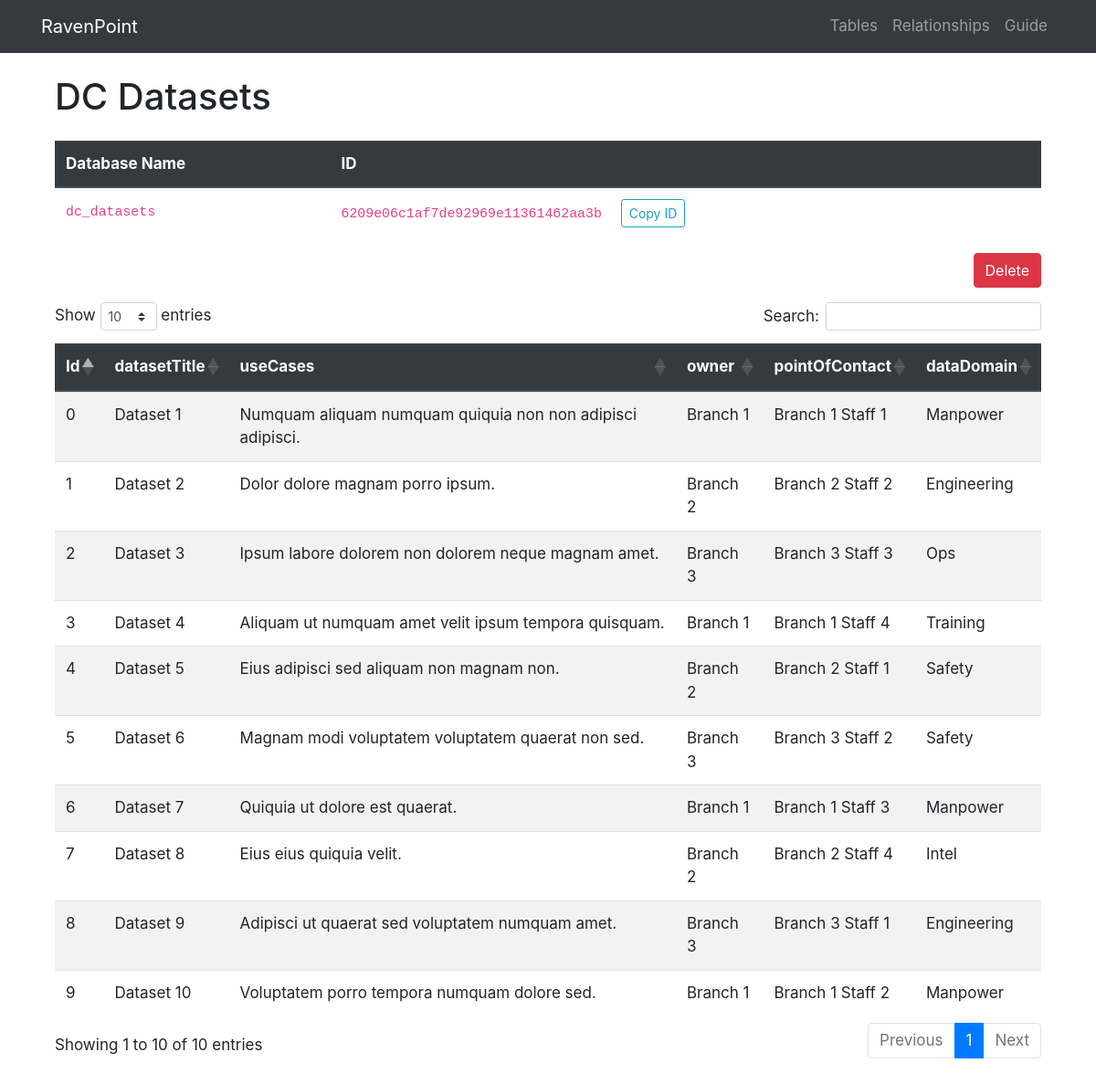
Page /table/6209e06c1af7de92969e11361462aa3b on the earlier database version.
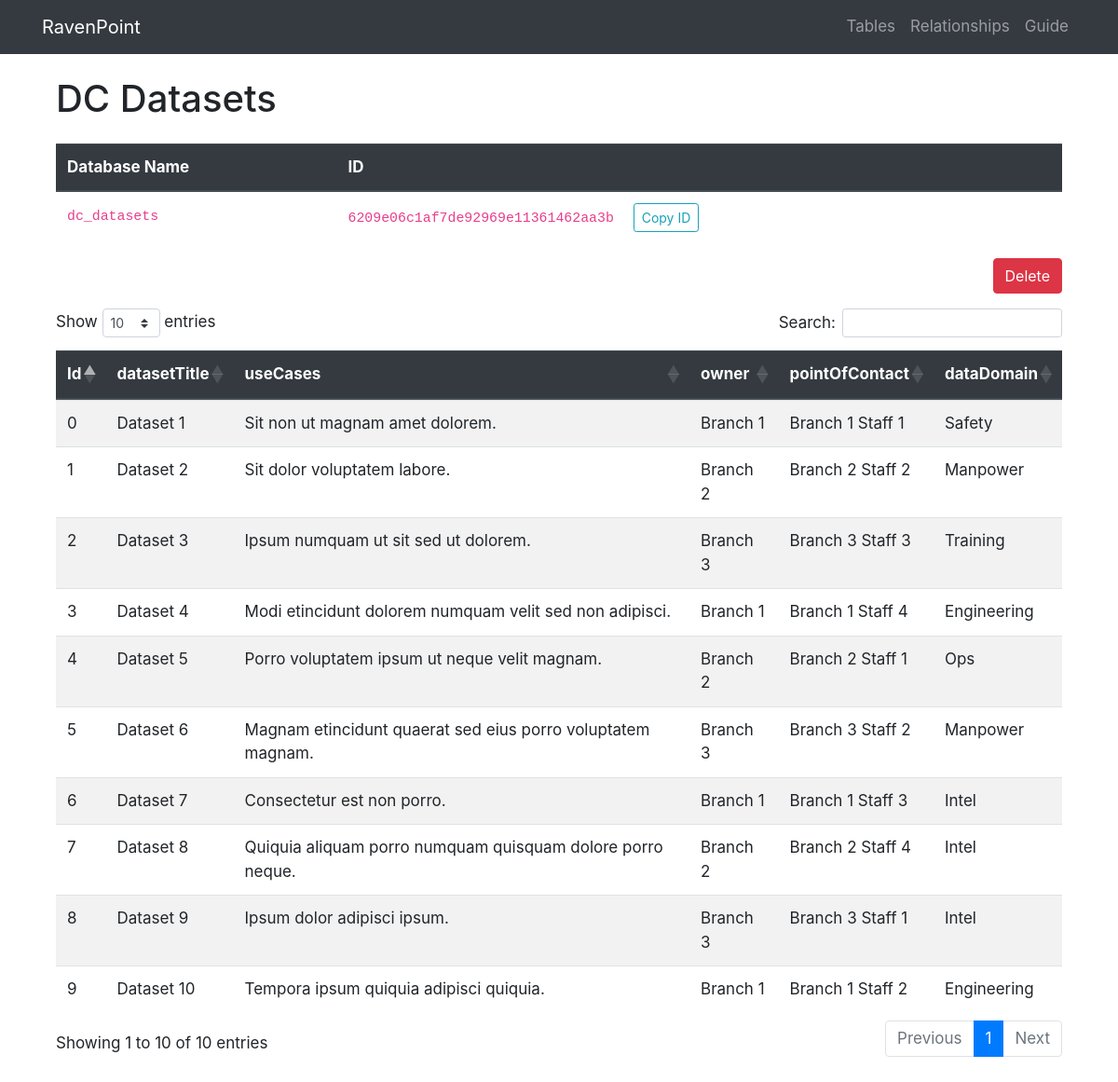
Same page on the later database version.
### tables this page shows
CREATE TABLE "dc_datasets" (
"Id" INTEGER,
  "datasetTitle" TEXT,
  "useCases" TEXT,
  "owner" TEXT,
  "pointOfContact" TEXT,
  "dataDomain" TEXT
);

### project/admin/views.py (the view)
@admin.route('/table/<string:id>', methods=['GET'])
def table_view(id):
    table = Table.query.filter_by(id=id).first_or_404()
    with sqlite3.connect(conn_string) as conn:
        df = pd.read_sql(f'SELECT * FROM {table.table_db_name}', conn)
    return render_template('table.html', table=df.to_dict('records'), id=id,
                            columns=df.columns.tolist(), table_name=table.table_name,
                            table_db_name=table.table_db_name)

### project/admin/templates/table.html (shortened to what this page needs)
{% extends 'base.html' %}
{% block content %}
<div class="container mt-4 mb-5">
  <h1>{{ table_name }}</h1>
  <table class="table mt-4">
    <thead class="thead-dark">
      <tr>
        <th>Database Name</th>
        <th>ID</th>
      </tr>
    </thead>
    <tr>
      <td><code>{{ table_db_name }}</code></td>
      <td>
        <code>{{ id }}</code>
        <button id="copy-id" class="btn btn-outline-info btn-sm ml-3">Copy ID</button>
      </td>
    </tr>
  </table>
  <div class="text-right">
    <button type="button" class="btn btn-danger" data-toggle="modal" data-target="#deleteTableModal">
      Delete
    </button>
  </div>
  <div class="table-container mt-3">
    <table class="table table-striped mt-5" id="main-table">
      <thead class="thead-dark">
        <tr>
          {% for column in columns %}
          <th scope="col">{{ column }}</th>
          {% endfor %}
        </tr>
      </thead>
      <tbody>
        {% for row in table %}
        <tr>
          {% for item in row.values() %}
          <td>{{ item }}</td>
          {% endfor %}
        </tr>
        {% endfor %}
      </tbody>
    </table>
  </div>
</div>
{% endblock %}

Differences in the rows shown:
changed dc_datasets "Dataset 1": useCases "Numquam aliquam numquam quiquia non non adipisci adipisci." → "Sit non ut magnam amet dolorem."; dataDomain "Manpower" → "Safety"
changed dc_datasets "Dataset 2": useCases "Dolor dolore magnam porro ipsum." → "Sit dolor voluptatem labore."; dataDomain "Engineering" → "Manpower"
changed dc_datasets "Dataset 3": useCases "Ipsum labore dolorem non dolorem neque magnam amet." → "Ipsum numquam ut sit sed ut dolorem."; dataDomain "Ops" → "Training"
changed dc_datasets "Dataset 4": useCases "Aliquam ut numquam amet velit ipsum tempora quisquam." → "Modi etincidunt dolorem numquam velit sed non adipisci."; dataDomain "Training" → "Engineering"
changed dc_datasets "Dataset 5": useCases "Eius adipisci sed aliquam non magnam non." → "Porro voluptatem ipsum ut neque velit magnam."; dataDomain "Safety" → "Ops"
changed dc_datasets "Dataset 6": useCases "Magnam modi voluptatem voluptatem quaerat non sed." → "Magnam etincidunt quaerat sed eius porro voluptatem magnam."; dataDomain "Safety" → "Manpower"
changed dc_datasets "Dataset 7": useCases "Quiquia ut dolore est quaerat." → "Consectetur est non porro."; dataDomain "Manpower" → "Intel"
changed dc_datasets "Dataset 8": useCases "Eius eius quiquia velit." → "Quiquia aliquam porro numquam quisquam dolore porro neque."
changed dc_datasets "Dataset 9": useCases "Adipisci ut quaerat sed voluptatem numquam amet." → "Ipsum dolor adipisci ipsum."; dataDomain "Engineering" → "Intel"
changed dc_datasets "Dataset 10": useCases "Voluptatem porro tempora numquam dolore sed." → "Tempora ipsum quiquia adipisci quiquia."; dataDomain "Manpower" → "Engineering"
